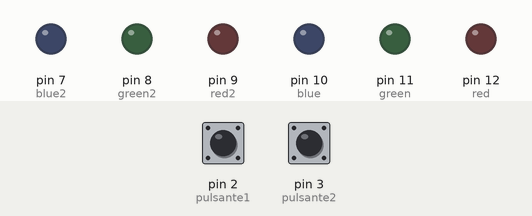
Simulated run of this sketch. Board: Arduino Uno, built with avr-gcc and run on an emulated ATmega328P. On the bench: output pins drawn as LEDs (lit = HIGH). Inputs (shaded band) come from the test bench; at power-on: pin 2 (pulsante1) LOW, pin 3 (pulsante2) LOW.

Above: at 1.2 s.
1.3 s: pin 2 (pulsante1) pulled HIGH for 0.15 s
At 1.4 s:
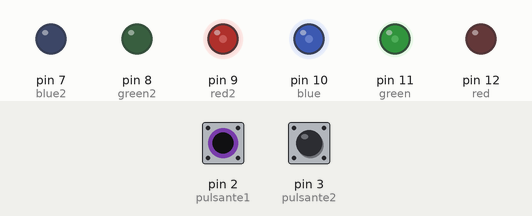
3.0 s: pin 3 (pulsante2) pulled HIGH for 0.15 s
At 4.4 s:
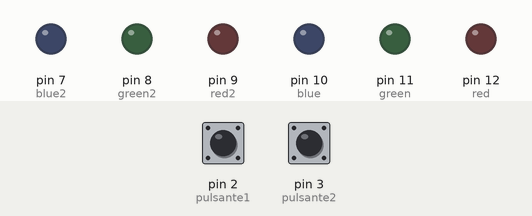
4.7 s: pin 3 (pulsante2) pulled HIGH for 3.2 s
At 5.4 s:
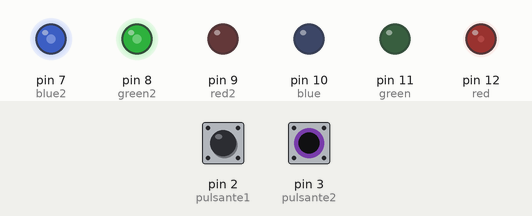
9.4 s: pin 2 (pulsante1) pulled HIGH for 1 s
At 11.4 s:
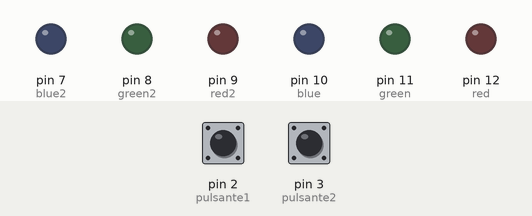
11.9 s: pin 2 (pulsante1) pulled HIGH for 3.2 s
At 13.3 s:
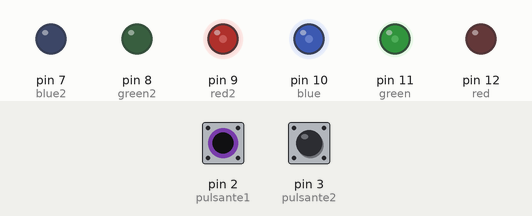
16.6 s: pin 2 (pulsante1) driven HIGH and pin 3 (pulsante2) driven HIGH
At 18.1 s:
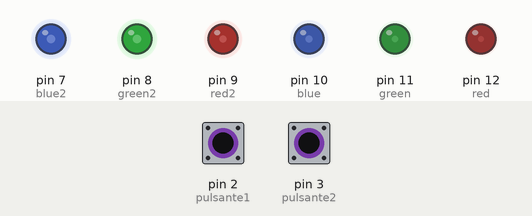
Timing chart, 0 to 19.1 s (numbered marks = the images above; inputs shaded):
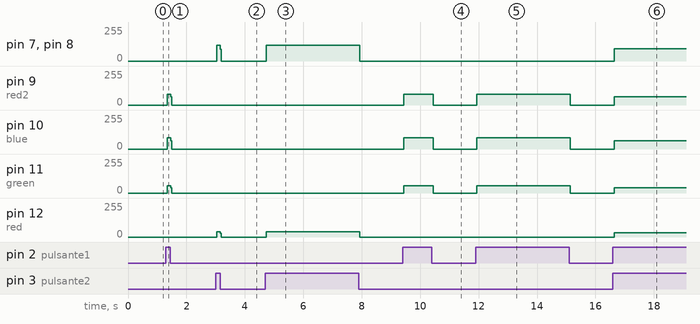

The sketch:

sketch_jan13a.ino
```cpp
int red = 12; // pin rosso
int green = 11; // pin verde
int blue = 10; // pin blu
int red2 = 9; // pin rosso
int green2 = 8; // pin verde
int blue2 = 7; // pin blu

int pulsante1 = 2;
int pulsante2 = 3;

void setup(){
  pinMode(red, OUTPUT);
  pinMode(green, OUTPUT);
  pinMode(blue, OUTPUT);
  pinMode(red2, OUTPUT);
  pinMode(green2, OUTPUT);
  pinMode(blue2, OUTPUT);
  pinMode(pulsante1, INPUT); //pulsante 1
  pinMode(pulsante2, INPUT); //pulsante 2
}

void loop(){
  if(digitalRead(pulsante1)==HIGH){
    rgb(0, 174, 255); // vittoria puls. 1
    rgb2(255, 0, 0); // sconfitta puls. 2
  }

  rgb(0, 0, 0);
  rgb2(0, 0, 0);

  if(digitalRead(pulsante2)==HIGH){
    rgb2(0, 174, 255); // vittoria puls. 2
    rgb(255, 0, 0); // sconfitta puls. 1
  }

  rgb(0, 0, 0);
  rgb2(0, 0, 0);
}

void rgb(int rosso, int verde, int blu){ // per facilitare l'accensione del led e per evitare di riscrivere di nuovo // 1° led rgb
  analogWrite(red, rosso);
  analogWrite(green, verde);
  analogWrite(blue, blu);
}
void rgb2(int rosso, int verde, int blu){ // 2° led rgb
  analogWrite(red2, rosso);
  analogWrite(green2, verde);
  analogWrite(blue2, blu);
}
```

Measured:
- after the input at 1.3 s, pin 9 (red2): 0/255 → 82/255 at once, → 0/255 0.12 s later; pin 10 (blue): 0/255 → 83/255 at once, → 0/255 0.12 s later; pin 11 (green): 0/255 → 55/255 at once, → 0/255 0.12 s later
- after the input at 3.0 s, pin 7 (blue2), pin 8 (green2): 0/255 → 120/255 at once, → 0/255 0.12 s later; pin 12 (red): 0/255 → 40/255 at once, → 0/255 0.12 s later
- after the input at 4.7 s, pin 7 (blue2), pin 8 (green2): 0/255 → 120/255 at once, → 0/255 3.2 s later; pin 12 (red): 0/255 → 40/255 at once, → 0/255 3.2 s later
- after the input at 9.4 s, pin 9 (red2): 0/255 → 82/255 at once, → 0/255 1.0 s later; pin 10 (blue): 0/255 → 83/255 at once, → 0/255 1.0 s later; pin 11 (green): 0/255 → 55/255 at once, → 0/255 1.0 s later
- after the input at 11.9 s, pin 9 (red2): 0/255 → 82/255 at once, → 0/255 3.2 s later; pin 10 (blue): 0/255 → 83/255 at once, → 0/255 3.2 s later; pin 11 (green): 0/255 → 55/255 at once, → 0/255 3.2 s later
- after the input at 16.6 s, pin 7 (blue2), pin 8 (green2): 0/255 → 92/255 at once; pin 9 (red2), pin 10 (blue): 0/255 → 62/255 at once; pin 11 (green): 0/255 → 41/255 at once; pin 12 (red): 0/255 → 31/255 at once
